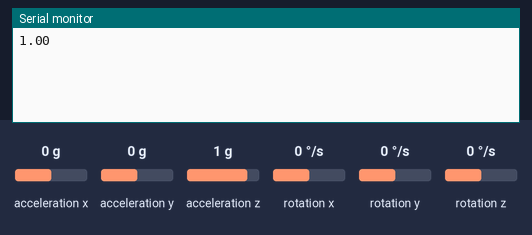
A sketch run on a simulated Arduino Uno, built with avr-gcc and run on an emulated ATmega328P. Shown: the last lines printed to the serial monitor. Inputs (shaded band) come from the test bench; at power-on: acceleration x 0 g, acceleration y 0 g, acceleration z 1 g, rotation x 0 °/s, rotation y 0 °/s, rotation z 0 °/s.

Above: at 1.2 s.
1.3 s: acceleration x set to -1.4 g
At 2.6 s:
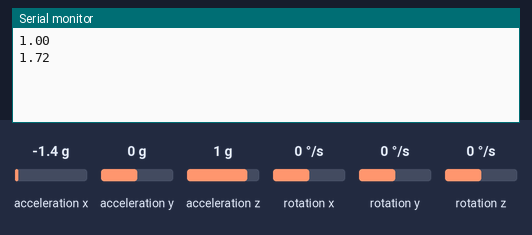
2.8 s: acceleration y set to -1.4 g
At 3.5 s:
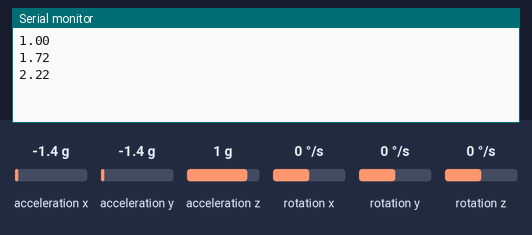
4.3 s: acceleration z set to -1.4 g
At 5.8 s:
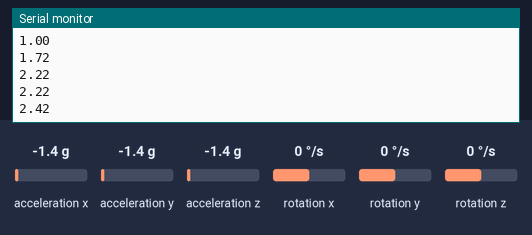
Timing chart, 0 to 7.3 s (numbered marks = the images above; inputs shaded):
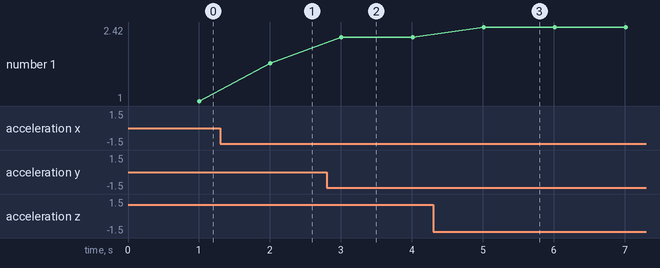

The sketch:

myiot.ino
```cpp
#include <MPU6050_tockn.h>
#include <Wire.h>

MPU6050 mpu6050(Wire);

long timer = 0;
float vx;
float vy;
float vz;
float vnet;
void setup() {
  Serial.begin(115200);
  Wire.begin();
  mpu6050.begin();
  //mpu6050.calcGyroOffsets(true);
}

void loop() {
  mpu6050.update();

  if(millis() - timer > 1000){

    //Serial.println("=======================================================");
   // Serial.print("temp : ");Serial.println(mpu6050.getTemp());
   // Serial.print("accX : ");Serial.print(mpu6050.getAccX());
    //Serial.print("\taccY : ");Serial.print(mpu6050.getAccY());
    //Serial.print("\taccZ : ");Serial.println(mpu6050.getAccZ());

    vx = mpu6050.getAccX();
    vy = mpu6050.getAccY();
    vz = mpu6050.getAccZ();
    vnet = sqrt((vx*vx)+(vy*vy)+(vz*vz));

    //Serial.print("vnet :");
    Serial.println(vnet);


    //Serial.print("gyroX : ");Serial.print(mpu6050.getGyroX());
    //Serial.print("\tgyroY : ");Serial.print(mpu6050.getGyroY());
    //Serial.print("\tgyroZ : ");Serial.println(mpu6050.getGyroZ());

    //Serial.print("accAngleX : ");Serial.print(mpu6050.getAccAngleX());
    //Serial.print("\taccAngleY : ");Serial.println(mpu6050.getAccAngleY());

    //Serial.print("gyroAngleX : ");Serial.print(mpu6050.getGyroAngleX());
    //Serial.print("\tgyroAngleY : ");Serial.print(mpu6050.getGyroAngleY());
    //Serial.print("\tgyroAngleZ : ");Serial.println(mpu6050.getGyroAngleZ());

    //Serial.print("angleX : ");Serial.print(mpu6050.getAngleX());
    //Serial.print("\tangleY : ");Serial.print(mpu6050.getAngleY());
    //Serial.print("\tangleZ : ");Serial.println(mpu6050.getAngleZ());
    //Serial.println("=======================================================\n");
    timer = millis();

  }

}
```

Measured:
- after the input at 1.3 s, the serial monitor: prints a new line after 0.71 s (image 1)
- after the input at 2.8 s, the serial monitor: prints a new line after 0.21 s (image 2)
- after the input at 4.3 s, the serial monitor: prints a new line after 0.71 s (image 3)
- plotted number 1: 1 → 1.72 after the input at 1.3 s, 1.72 → 2.22 after the input at 2.8 s, 2.22 → 2.42 after the input at 4.3 s
